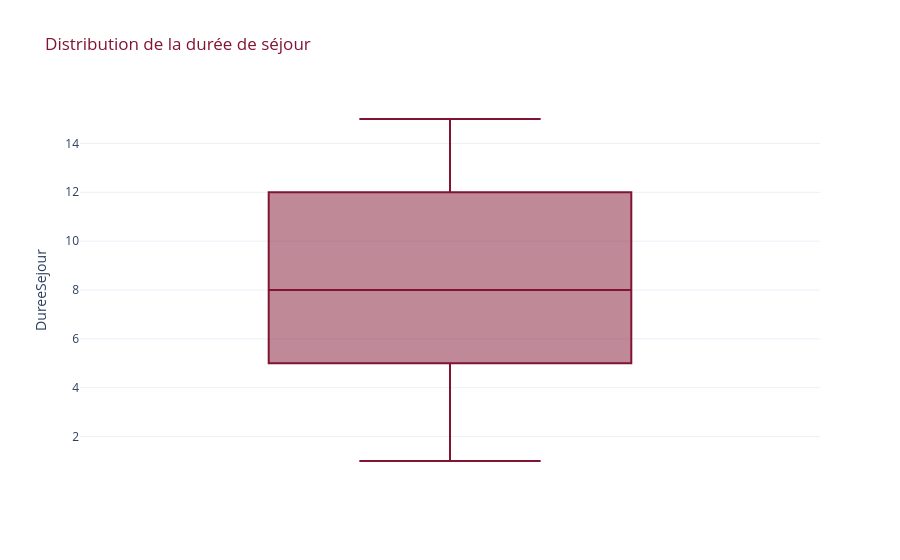

The code cell stored with this chart in its notebook:
### Code cell
import plotly.express as px

fig = px.box(
    data,
    y="DureeSejour",
    title="Distribution de la durée de séjour",
    color_discrete_sequence=["#811433"]
)

fig.update_layout(
    title_font_color="#811433",
    template="plotly_white"
)

fig.show()

### Figure 1 — Plotly figure (JSON) as saved in the notebook; plotly's stock layout.template omitted (floating-point values rounded to 4 significant figures; data arrays with more than 128 entries replaced by an {"elided": "..."} marker saying what was removed)
{"data": [{"alignmentgroup": "True", "hovertemplate": "DureeSejour=%{y}<extra></extra>", "legendgroup": "", "marker": {"color": "#811433"}, "name": "", "notched": false, "offsetgroup": "", "orientation": "v", "showlegend": false, "type": "box", "x0": " ", "xaxis": "x", "y": {"elided": "500 int values"}, "y0": " ", "yaxis": "y"}], "layout": {"boxmode": "group", "legend": {"tracegroupgap": 0}, "title": {"font": {"color": "#811433"}, "text": "Distribution de la durée de séjour"}, "xaxis": {"anchor": "y", "domain": [0, 1]}, "yaxis": {"anchor": "x", "domain": [0, 1], "title": {"text": "DureeSejour"}}}}
